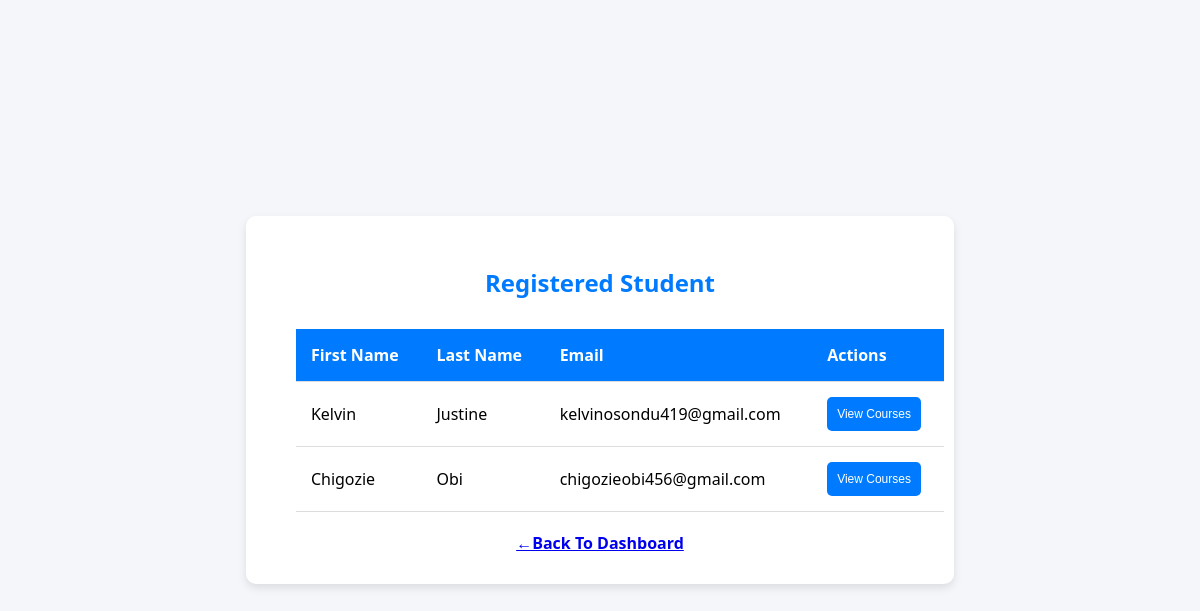
The app's page /view_students/, older data.
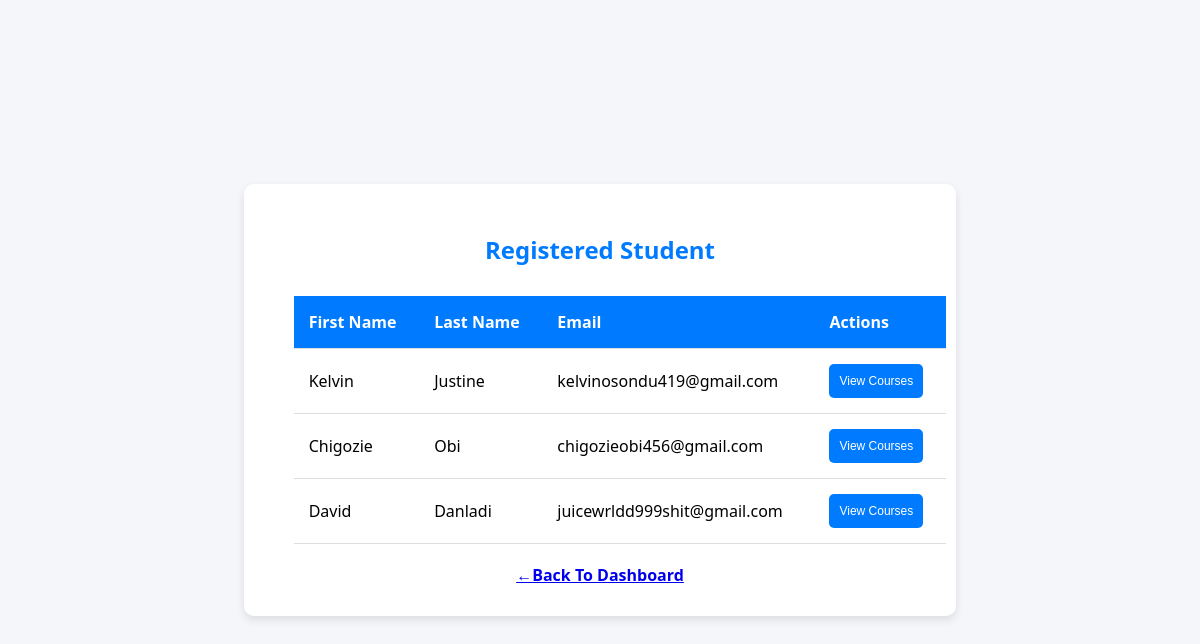
The same page, newer data.
### app.py (models this page shows, shortened)
class Applicant(db.Model):
    __tablename__ =  'applicantDetails'
    id = db.Column(db.Integer, primary_key =True)
    firstname = db.Column(db.String(15), nullable= False)
    lastname = db.Column(db.String(15), nullable= False )
    email = db.Column(db.String(30), unique =True, nullable =False )
    password = db.Column(db.String(40),  nullable =False )

### app.py (the view)
@app.route("/view_students/")
def view_students():
    students = Applicant.query.all()
    year_session = ApplicantSession.query.all()
    return render_template("view_students.html", students =students, year_session = year_session)

### templates/view_students.html (shortened to what this page needs)
{% extends 'base.html' %}
{% block head %}
<link rel="stylesheet" href="{{url_for ('static', filename='view_student.css') }}">
{% endblock %}
{% block body %}
<body>
    <div class="container">
        <h2>Registered Student</h2>
        {% if students %}
        <table>
            <thead>
                <tr>
                    <th>First Name</th>
                    <th>Last Name</th>
                    <th>Email</th>
                    <th>Actions</th>
                </tr>
            </thead>
            <tbody>
                {% for student in students %}
                <tr>
                    <td>{{ student.firstname }}</td>
                    <td>{{ student.lastname }}</td>
                    <td>{{ student.email }}</td>
                    <td>
                        <a href="{{ url_for('student_courses', student_id=student.id) }}">
                            <button>View Courses</button>
                        </a>
                    </td>
                </tr>
                {% endfor %}
            </tbody>
        </table>
        {% else %}
        <p>No student registered yet Calm Down!!!</p>
        {% endif %}
        <div class ="back-link">
        <a href="/admin_dashboard/">←Back To Dashboard</a>
        </div>
    </div>
{% endblock %}

Row changes from the older to the newer data that the page shows:
added Applicant: firstname "David", lastname "Danladi", email "juicewrldd999shit@gmail.com"
